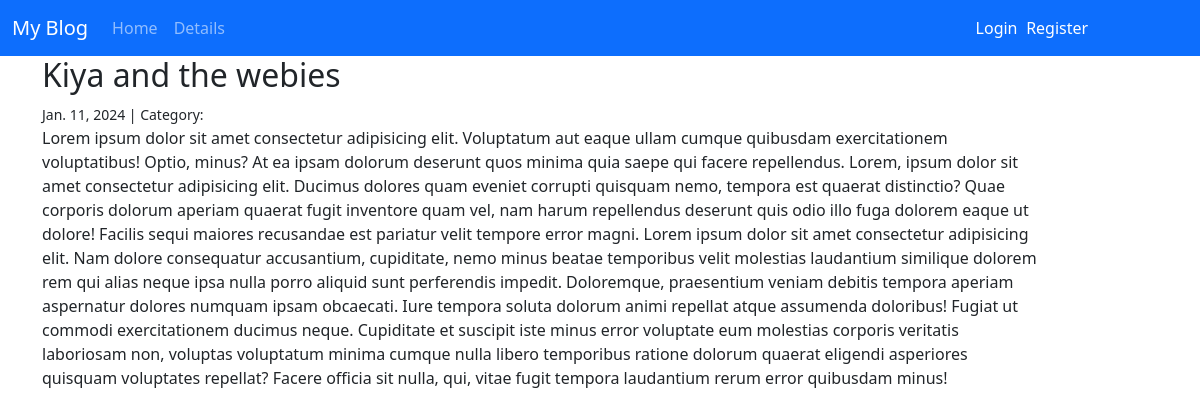
The app's page /post/2/ with its own data.
### Blog/models.py (models this page shows, shortened)
class Post(models.Model):
    title = models.CharField(max_length=255)
    content = models.TextField()
    author = models.ForeignKey(User, on_delete = models.CASCADE)
    created_on = models.DateTimeField(auto_now_add=True)
    category = models.ForeignKey(Catagory,on_delete=models.PROTECT)

### Blog/views.py (the view)
# urls.py: path("post/<int:pk>/", PostDetailView.as_view(), name="post_detail"),
class PostDetailView(DetailView):
    model = Post

### Blog/templates/blog/post_detail.html (shortened to what this page needs)
{% extends "Blog/base.html" %}
{% block content %}
{% block title %}
    <h2>{{ object.title }}</h2>
{% endblock title %}
<small>
    {{ object.created_on.date }} | Category: {{category.name}}
</small>
    <p>{{object.content}}</p>
{% endblock content %}

### Blog/static/blog/style.css (style rules this page uses)
* { box-sizing: border-box; padding: 0; margin: 0; }
body { position: relative; width: 100vw; height: auto; overflow-x: hidden; }
p { width: 90%; }

### records on screen
Post: title "Kiya and the webies", created_on "Jan. 11, 2024", content "Lorem ipsum dolor sit amet consectetur adipisicing elit. Voluptatum aut eaque ullam cumque quibusdam exercitationem voluptatibus! Optio, minus? At ea ipsam dolorum deserunt quos minima quia saepe qui facere repellendus. Lorem, ipsum dolor sit amet consectetur adipisicing elit. Ducimus dolores quam eveniet corrupti quisquam nemo, tempora est quaerat distinctio? Quae corporis dolorum aperiam quaerat fugit inventore quam vel, nam harum repellendus deserunt quis odio illo fuga dolorem eaque ut dolore! Facilis sequi maiores recusandae est pariatur velit tempore error magni. Lorem ipsum dolor sit amet consectetur adipisicing elit. Nam dolore consequatur accusantium, cupiditate, nemo minus beatae…"
